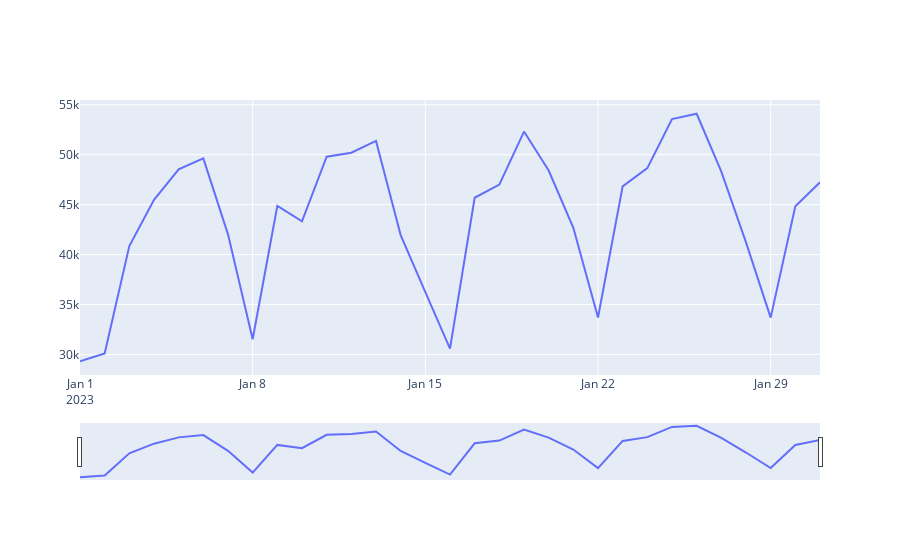

Notebook cell for this chart:
### Code cell
fig = go.Figure([go.Scatter(name=True,x=group_by['lpep_pickup_datetime'],y=group_by['total_amount'])])
fig.update_xaxes(rangeslider_visible= True)
fig.show()
